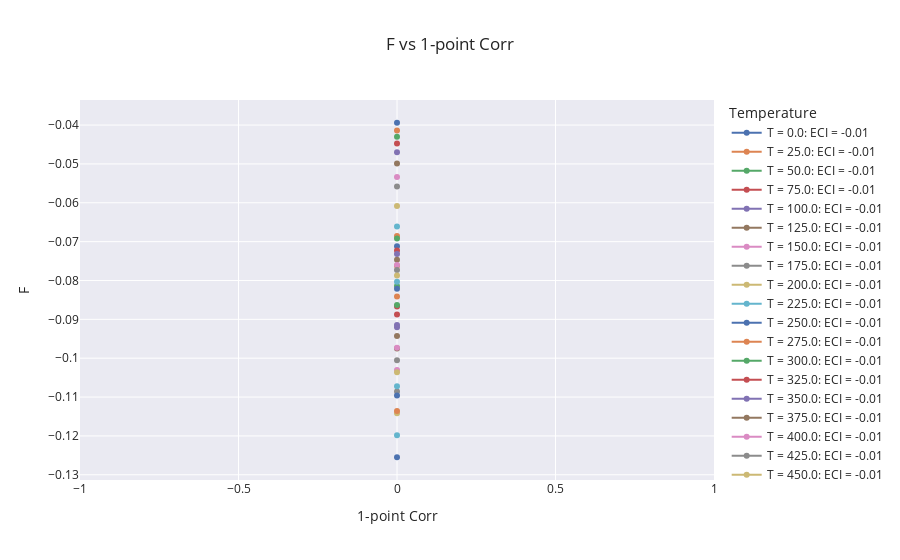

Source (notebook cell):
### Code cell
fig = go.Figure()

for T in results['T'].unique():
    fig.add_trace(go.Scatter(x = results[results['T'] == T]['1-point_corr'],
                             y = results[results['T'] == T]['F'],
                             mode='markers+lines',
                             name=f"T = {T}: ECI = {results.iloc[0]['F']/4:.2f}",
                            )
                 )
if cmp_mode:
    for T in results_comp['T'].unique():
        fig.add_trace(go.Scatter(x = results_comp[results_comp['T'] == T]['1-point_corr'],
                                 y = results_comp[results_comp['T'] == T]['F'],
                                 mode='markers+lines',
                                 name=f"T = {T}: ECI = {results_comp.iloc[0]['F']/4:.2f}",
                                )
                     )
#     for T in results_comp['T'].unique():
#         fig.add_trace(go.Scatter(x = results_comp2[results_comp2['T'] == T]['1-point_corr'],
#                                  y = results_comp2[results_comp2['T'] == T]['F'],
#                                  mode='markers+lines',
#                                  name=f"T = {T}: ECI = {results_comp.iloc[0]['F']/4:.2f}",
#                                 )
#                      )
fig.update_layout(
    title=f"F vs 1-point Corr",
    xaxis_title="1-point Corr",
    yaxis_title="F",
    legend_title="Temperature",
    template='seaborn'
)
#fig.update_traces(texttemplate='%{text:.2s}', textposition='top center')
fig.show()

### Figure 1 — Plotly figure (JSON) as saved in the notebook; plotly's stock layout.template omitted (floating-point values rounded to 4 significant figures)
{"data": [{"mode": "markers+lines", "name": "T = 0.0: ECI = -0.01", "type": "scatter", "x": [0], "y": [-0.03941]}, {"mode": "markers+lines", "name": "T = 25.0: ECI = -0.01", "type": "scatter", "x": [0], "y": [-0.04141]}, {"mode": "markers+lines", "name": "T = 50.0: ECI = -0.01", "type": "scatter", "x": [0], "y": [-0.04299]}, {"mode": "markers+lines", "name": "T = 75.0: ECI = -0.01", "type": "scatter", "x": [0], "y": [-0.04473]}, {"mode": "markers+lines", "name": "T = 100.0: ECI = -0.01", "type": "scatter", "x": [0], "y": [-0.04697]}, {"mode": "markers+lines", "name": "T = 125.0: ECI = -0.01", "type": "scatter", "x": [0], "y": [-0.04987]}, {"mode": "markers+lines", "name": "T = 150.0: ECI = -0.01", "type": "scatter", "x": [0], "y": [-0.05335]}, {"mode": "markers+lines", "name": "T = 175.0: ECI = -0.01", "type": "scatter", "x": [0], "y": [-0.05582]}, {"mode": "markers+lines", "name": "T = 200.0: ECI = -0.01", "type": "scatter", "x": [0], "y": [-0.06084]}, {"mode": "markers+lines", "name": "T = 225.0: ECI = -0.01", "type": "scatter", "x": [0], "y": [-0.06609]}, {"mode": "markers+lines", "name": "T = 250.0: ECI = -0.01", "type": "scatter", "x": [0], "y": [-0.07118]}, {"mode": "markers+lines", "name": "T = 275.0: ECI = -0.01", "type": "scatter", "x": [0], "y": [-0.07622]}, {"mode": "markers+lines", "name": "T = 300.0: ECI = -0.01", "type": "scatter", "x": [0], "y": [-0.0814]}, {"mode": "markers+lines", "name": "T = 325.0: ECI = -0.01", "type": "scatter", "x": [0], "y": [-0.08668]}, {"mode": "markers+lines", "name": "T = 350.0: ECI = -0.01", "type": "scatter", "x": [0], "y": [-0.09206]}, {"mode": "markers+lines", "name": "T = 375.0: ECI = -0.01", "type": "scatter", "x": [0], "y": [-0.09751]}, {"mode": "markers+lines", "name": "T = 400.0: ECI = -0.01", "type": "scatter", "x": [0], "y": [-0.103]}, {"mode": "markers+lines", "name": "T = 425.0: ECI = -0.01", "type": "scatter", "x": [0], "y": [-0.1086]}, {"mode": "markers+lines", "name": "T = 450.0: ECI = -0.01", "type": "scatter", "x": [0], "y": [-0.1142]}, {"mode": "markers+lines", "name": "T = 475.0: ECI = -0.01", "type": "scatter", "x": [0], "y": [-0.1198]}, {"mode": "markers+lines", "name": "T = 500.0: ECI = -0.01", "type": "scatter", "x": [0], "y": [-0.1255]}, {"mode": "markers+lines", "name": "T = 0.0: ECI = -0.02", "type": "scatter", "x": [0], "y": [-0.06853]}, {"mode": "markers+lines", "name": "T = 20.0: ECI = -0.02", "type": "scatter", "x": [0], "y": [-0.06919]}, {"mode": "markers+lines", "name": "T = 40.0: ECI = -0.02", "type": "scatter", "x": [0], "y": [-0.07227]}, {"mode": "markers+lines", "name": "T = 60.0: ECI = -0.02", "type": "scatter", "x": [0], "y": [-0.07317]}, {"mode": "markers+lines", "name": "T = 80.0: ECI = -0.02", "type": "scatter", "x": [0], "y": [-0.07465]}, {"mode": "markers+lines", "name": "T = 100.0: ECI = -0.02", "type": "scatter", "x": [0], "y": [-0.076]}, {"mode": "markers+lines", "name": "T = 120.0: ECI = -0.02", "type": "scatter", "x": [0], "y": [-0.0773]}, {"mode": "markers+lines", "name": "T = 140.0: ECI = -0.02", "type": "scatter", "x": [0], "y": [-0.07873]}, {"mode": "markers+lines", "name": "T = 160.0: ECI = -0.02", "type": "scatter", "x": [0], "y": [-0.08031]}, {"mode": "markers+lines", "name": "T = 180.0: ECI = -0.02", "type": "scatter", "x": [0], "y": [-0.0821]}, {"mode": "markers+lines", "name": "T = 200.0: ECI = -0.02", "type": "scatter", "x": [0], "y": [-0.0841]}, {"mode": "markers+lines", "name": "T = 220.0: ECI = -0.02", "type": "scatter", "x": [0], "y": [-0.08633]}, {"mode": "markers+lines", "name": "T = 240.0: ECI = -0.02", "type": "scatter", "x": [0], "y": [-0.08878]}, {"mode": "markers+lines", "name": "T = 260.0: ECI = -0.02", "type": "scatter", "x": [0], "y": [-0.09144]}, {"mode": "markers+lines", "name": "T = 280.0: ECI = -0.02", "type": "scatter", "x": [0], "y": [-0.09429]}, {"mode": "markers+lines", "name": "T = 300.0: ECI = -0.02", "type": "scatter", "x": [0], "y": [-0.09733]}, {"mode": "markers+lines", "name": "T = 320.0: ECI = -0.02", "type": "scatter", "x": [0], "y": [-0.1005]}, {"mode": "markers+lines", "name": "T = 340.0: ECI = -0.02", "type": "scatter", "x": [0], "y": [-0.1036]}, {"mode": "markers+lines", "name": "T = 360.0: ECI = -0.02", "type": "scatter", "x": [0], "y": [-0.1072]}, {"mode": "markers+lines", "name": "T = 380.0: ECI = -0.02", "type": "scatter", "x": [0], "y": [-0.1096]}, {"mode": "markers+lines", "name": "T = 400.0: ECI = -0.02", "type": "scatter", "x": [0], "y": [-0.1136]}], "layout": {"legend": {"title": {"text": "Temperature"}}, "title": {"text": "F vs 1-point Corr"}, "xaxis": {"title": {"text": "1-point Corr"}}, "yaxis": {"title": {"text": "F"}}}}
